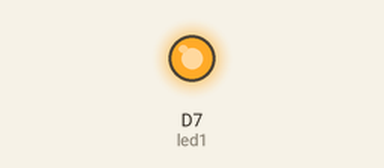
Recording of a sketch running on a simulated ESP8266 (NodeMCU). Parts: output pins drawn as LEDs (lit = HIGH).

Above: at 0.15 s.
At 5.3 s:
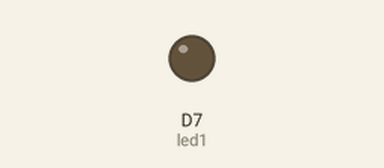
Timing chart, 0 to 9.5 s (numbered marks = the images above):
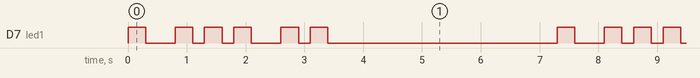

The sketch:

blink-an-led.ino
```cpp
/*-------------

Blinking the LED to display my name in morse code.

-------------*/

// declaring variables
int led1 = D7;

int unit_delay = 100;

// building out timing for each component of morse code
// intra letter delay is one unit
void intra() {
    delay(unit_delay * 1);
};

// inter letter delay is 3 units
void letter() {
    delay(unit_delay * 3);
};

// inter word delay is 7 units
void word() {
    delay(unit_delay * 7);
}

// di or short dot is one unit and needs to turn on and off the led
void di() {
    digitalWrite(led1, HIGH);
    delay(unit_delay * 1);
    digitalWrite(led1, LOW);
    delay(unit_delay);
};

// dah or long dot is three units and needs to turn on and off the led
void dah() {
    digitalWrite(led1, HIGH);
    delay(unit_delay * 3);
    digitalWrite(led1, LOW);
    delay(unit_delay);
};

// detclaring which pin to use for the LED and ensuring it starts in the off position
void setup() {

  pinMode(led1, OUTPUT);
  digitalWrite(led1, LOW);

}

// Main program to loop through my name in morse code

void loop() {
  //Spelling out TOM in morse code

  // one dah for T
  dah();
  intra();
  letter();

  // 3 * dah for O
  for (int i = 0; i<=2; i++)
  {
    dah();
    intra();
  }
  letter();

  // 2 * dah for M
  for (int i = 0; i<=1; i++)
  {
    dah();
    intra();
  }

  word(); //end of word

  delay(3000); //wait 3 seconds before starting next loop
}

//end of code
```

Measured:
- by itself, D7 (led1): repeats every 7.3 s: LOW 0.50 s, 2 × (HIGH 0.30 s, LOW 0.20 s), HIGH 0.30 s, LOW 0.50 s, HIGH 0.30 s, LOW 0.20 s, HIGH 0.30 s, LOW 3.9 s, HIGH 0.30 s
- by itself, everything shown: repeats every 7.3 s, in 12 steps
